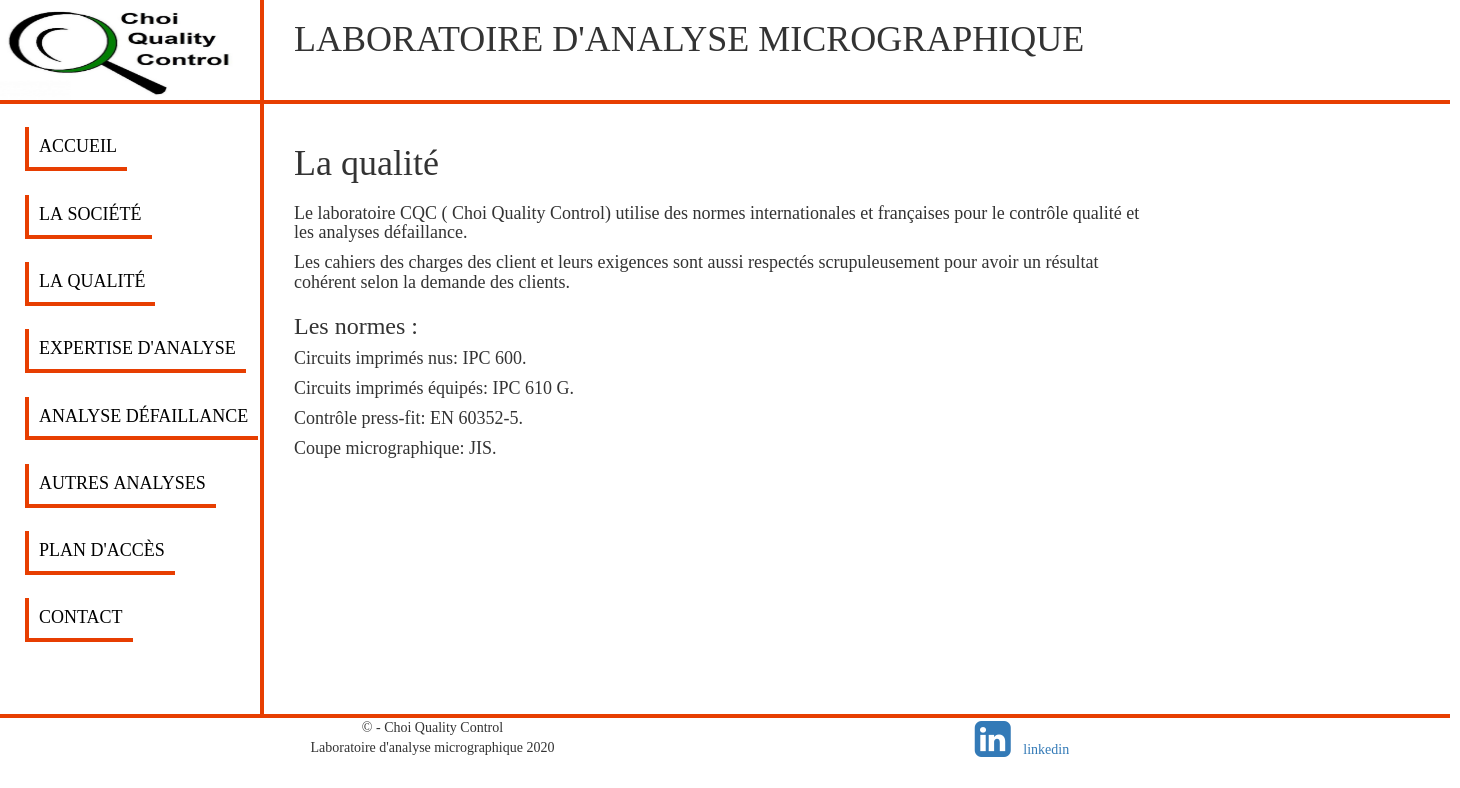
The page /qualite.php on the database its author committed.
### tables this page shows
CREATE TABLE IF NOT EXISTS `qualite` (
  `qualite_id` int(11) NOT NULL AUTO_INCREMENT,
  `qualite_nom` text,
  `qualite_name` text,
  `qualite_date` datetime DEFAULT NULL,
  `qualite_active` tinyint(1) NOT NULL DEFAULT '0',
  PRIMARY KEY (`qualite_id`)
);

CREATE TABLE IF NOT EXISTS `norme` (
  `norme_id` int(11) NOT NULL AUTO_INCREMENT,
  `norme_nom` text NOT NULL,
  `norme_name` text,
  `norme_qualiteid` int(11) NOT NULL DEFAULT '1',
  `norme_date` datetime NOT NULL,
  `norme_active` tinyint(1) NOT NULL DEFAULT '0',
  PRIMARY KEY (`norme_id`)
);

### process/t-cat-qualite.php (called while the page is built)
<?php
    require('config.php');
    $categ = $db->prepare('SELECT * FROM qualite WHERE qualite_active=1 ORDER BY qualite_id');
    $categ->execute();
    $norm = $db->prepare('SELECT * FROM  norme WHERE norme_active=1  ORDER BY norme_id');
    $norm->execute();
?>

### include/corps/centralqualite.php (the view, shortened to what this page needs)
<?php
    require 'process/t-cat-qualite.php';
?>
<!DOCTYPE html>
<html>
<head>
</head>
<body>
	        <header>
				<div class="container">
					<div class="row">
						<div class="col-lg-12">
						</div>
					</div>
				</div>
			</header>
			<header>
				<div class="container">
					<div class="row">
						<div class="col-lg-12">
							<h1>La qualité</h1>
						</div>
					</div>
				</div>
			</header>
			<div class="container">
				<div class="row">
					<div class="col-lg-9">
						        <?php
										    $donnees = $categ->fetchAll();
										    foreach ($donnees as $donnee):
							    ?>
										     <p> <h4><?php echo $donnee['qualite_nom'] ?></h4></p>
											 <?php endforeach;  ?>
											 <h3>Les normes :</h3>
								<?php
										    $donnees = $norm->fetchAll();
										    foreach ($donnees as $donnee):
								?>
										    <p><h4><?php echo $donnee['norme_nom'] ?></h4></p>
										    <?php endforeach;  ?>
					</div>
				</div>
			</div>
</body>
</html>

### assets/css/style.css (style rules this page uses)
body { font-family: century; font-size: 14px; }

### qualite.php (style rules this page uses)
body { font-family: century; width: 795px; font-size: 14px; }

### include/corps/menu.php (style rules this page uses)
body { font-family: century; width: 795px; font-size: 14px; }

### rows shown on the page
qualite: qualite_nom "Le laboratoire CQC ( Choi Quality Control) utilise des normes internationales et françaises pour le contrôle qualité et les analyses défaillance."
qualite: qualite_nom "Les cahiers des charges des client et leurs exigences sont aussi respectés scrupuleusement pour avoir un résultat cohérent selon la demande des clients."
norme: norme_nom "Circuits imprimés nus: IPC 600."
norme: norme_nom "Circuits imprimés équipés: IPC 610 G."
norme: norme_nom "Contrôle press-fit: EN 60352-5."
norme: norme_nom "Coupe micrographique: JIS."

### other values the page prints
$date->format('Y') "2020"
